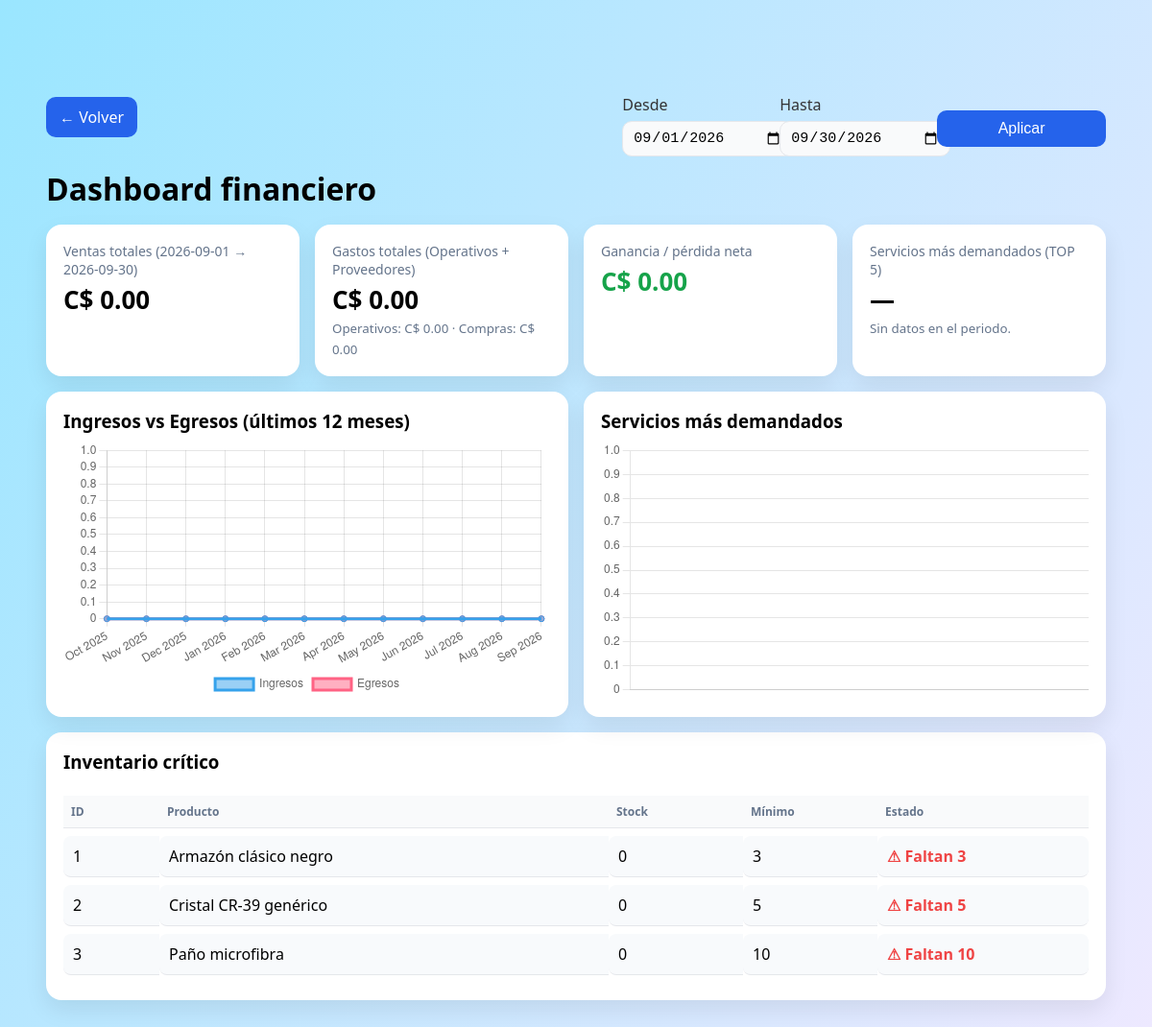
The app's page /COntabilidad/dashboard_financiero.php (signed in) with its own data.
### tables this page shows
CREATE TABLE IF NOT EXISTS productos (
  id_producto INT UNSIGNED AUTO_INCREMENT PRIMARY KEY,
  sku VARCHAR(40) NULL,
  nombre VARCHAR(150) NOT NULL,
  tipo ENUM('Marco','Lente','Accesorio','Insumo') NOT NULL DEFAULT 'Marco',
  unidad ENUM('u','par') NOT NULL DEFAULT 'u',
  precio_venta DECIMAL(14,2) NOT NULL DEFAULT 0.00,
  costo_promedio DECIMAL(14,4) NOT NULL DEFAULT 0.0000,
  stock_minimo DECIMAL(12,3) NOT NULL DEFAULT 0.000,
  stock_actual DECIMAL(12,3) NOT NULL DEFAULT 0.000,
  activo TINYINT(1) NOT NULL DEFAULT 1,
  notas TEXT NULL,
  UNIQUE KEY uq_productos_sku (sku)
);

### COntabilidad/dashboard_financiero.php (the view, shortened to what this page needs)
<?php
$conn = conectarDB();
function fetch_value($stmt){
  $stmt->execute();
  $res = $stmt->get_result();
  $row = $res ? $res->fetch_row() : [0];
  return (float)($row[0] ?? 0);
}
function table_exists(mysqli $c, string $t): bool {
  $r = $c->query("SHOW TABLES LIKE '$t'");
  return $r && $r->num_rows > 0;
}
$hoy = new DateTime('now');
$desde = $_GET['desde'] ?? (new DateTime($hoy->format('Y-m-01')))->format('Y-m-d');
$hasta = $_GET['hasta'] ?? (new DateTime($hoy->format('Y-m-t')))->format('Y-m-d');
$q_ingresos = $conn->prepare("
  SELECT COALESCE(SUM(monto),0)
  FROM pagos
  WHERE DATE(fecha_pago) BETWEEN ? AND ?
");
$q_ingresos->bind_param('ss', $desde, $hasta);
$ingresos_tot = fetch_value($q_ingresos);
$q_gop = $conn->prepare("
  SELECT COALESCE(SUM(monto),0)
  FROM gastos_operativos
  WHERE DATE(fecha) BETWEEN ? AND ?
");
$q_gop->bind_param('ss', $desde, $hasta);
$gop_tot = fetch_value($q_gop);
$q_comp = $conn->prepare("
  SELECT COALESCE(SUM(total),0)
  FROM compras
  WHERE DATE(fecha) BETWEEN ? AND ?
");
$q_comp->bind_param('ss', $desde, $hasta);
$compras_tot = fetch_value($q_comp);
$egresos_tot = $gop_tot + $compras_tot;
$neto = $ingresos_tot - $egresos_tot;
$serie_labels=[]; $serie_ing=[]; $serie_egr=[];
$periodo = new DatePeriod(
  (new DateTime('first day of -11 months'))->setTime(0,0),
  new DateInterval('P1M'),
  (new DateTime('first day of next month'))->setTime(0,0)
);
foreach ($periodo as $m) {
  $ini = $m->format('Y-m-01');
  $fin = $m->format('Y-m-t');
  $serie_labels[] = $m->format('M Y');
  $stmtI = $conn->prepare("SELECT COALESCE(SUM(monto),0) FROM pagos WHERE DATE(fecha_pago) BETWEEN ? AND ?");
  $stmtI->bind_param('ss', $ini, $fin);
  $ing = fetch_value($stmtI);
  $stmtGO = $conn->prepare("SELECT COALESCE(SUM(monto),0) FROM gastos_operativos WHERE DATE(fecha) BETWEEN ? AND ?");
  $stmtGO->bind_param('ss', $ini, $fin);
  $go = fetch_value($stmtGO);
  $stmtC = $conn->prepare("SELECT COALESCE(SUM(total),0) FROM compras WHERE DATE(fecha) BETWEEN ? AND ?");
  $stmtC->bind_param('ss', $ini, $fin);
  $cm = fetch_value($stmtC);
  $serie_ing[] = round($ing,2);
  $serie_egr[] = round($go + $cm, 2);
}
$top_labels=[]; $top_values=[];
$criticos = [];
$criticos_error = '';
if (!table_exists($conn,'productos')) {
  $criticos_error = "No existe la tabla productos.";
} elseif (!table_exists($conn,'detalle_compra')) {
  $criticos_error = "No existe la tabla detalle_compra.";
} else {
  $sqlCrit = "
    SELECT
      p.id_producto,
      p.nombre,
      COALESCE(c.entradas,0) AS stock,
      COALESCE(p.stock_minimo,0) AS stock_minimo
    FROM productos p
    LEFT JOIN (
      SELECT LOWER(TRIM(d.producto)) AS nom_compras,
             SUM(d.cantidad) AS entradas
      FROM detalle_compra d
      GROUP BY LOWER(TRIM(d.producto))
    ) c
      ON LOWER(TRIM(p.nombre)) = c.nom_compras
    WHERE p.stock_minimo IS NOT NULL
      AND COALESCE(c.entradas,0) <= p.stock_minimo
    ORDER BY stock ASC, p.stock_minimo ASC
    LIMIT 100
  ";
  if ($resC = $conn->query($sqlCrit)) {
    while ($row = $resC->fetch_assoc()) { $criticos[] = $row; }
  } else {
    $criticos_error = "Error calculando inventario crítico: " . $conn->error;
  }
}
?>
<!DOCTYPE html>
<html lang="es">
<head>
  <link rel="stylesheet" href="contabilidad.css?v=7">
</head>
<body style="background:linear-gradient(120deg,#9ae6ff,#7c4dff20)">
  <div class="wrap">
    <div class="topbar">
      <a class="btn" href="panel_contabilidad.php">← Volver</a>
      <form class="filters" method="get" style="display:flex;gap:8px;align-items:center">
        <label>Desde <input type="date" name="desde" value="<?php echo htmlspecialchars($desde); ?>"></label>
        <label>Hasta <input type="date" name="hasta" value="<?php echo htmlspecialchars($hasta); ?>"></label>
        <button class="btn" type="submit">Aplicar</button>
      </form>
    </div>
    <h1 style="margin:6px 0 10px 0">Dashboard financiero</h1>
    <div class="kpis">
      <div class="card">
        <div class="kpi-title">Ventas totales (<?php echo $desde; ?> → <?php echo $hasta; ?>)</div>
        <div class="kpi-value">C$ <?php echo number_format($ingresos_tot,2); ?></div>
      </div>
      <div class="card">
        <div class="kpi-title">Gastos totales (Operativos + Proveedores)</div>
        <div class="kpi-value">C$ <?php echo number_format($egresos_tot,2); ?></div>
        <small style="color:#64748b">Operativos: C$ <?php echo number_format($gop_tot,2); ?> · Compras: C$ <?php echo number_format($compras_tot,2); ?></small>
      </div>
      <div class="card">
        <div class="kpi-title">Ganancia / pérdida neta</div>
        <div class="kpi-value" style="color:<?php echo $neto>=0?'#16a34a':'#ef4444'; ?>">
          C$ <?php echo number_format($neto,2); ?>
        </div>
      </div>
      <div class="card">
        <div class="kpi-title">Servicios más demandados (TOP 5)</div>
        <div class="kpi-value"><?php echo count($top_labels)?htmlspecialchars($top_labels[0]):'—'; ?></div>
        <small style="color:#64748b">
          <?php echo count($top_labels)>1 ? 'Luego: '.htmlspecialchars(implode(', ', array_slice($top_labels,1))) : (count($top_labels)?'':'Sin datos en el periodo.'); ?>
        </small>
      </div>
    </div>
    <div class="grid2">
      <div class="card">
        <h3 style="margin:0 0 8px 0">Ingresos vs Egresos (últimos 12 meses)</h3>
        <canvas id="lineIE" height="160"></canvas>
      </div>
      <div class="card">
        <h3 style="margin:0 0 8px 0">Servicios más demandados</h3>
        <canvas id="barTop" height="160"></canvas>
      </div>
    </div>
    <div class="card" style="margin-top:16px">
      <h3 style="margin:0 0 10px 0">Inventario crítico</h3>
      <?php if(empty($criticos) && !$criticos_error): ?>
        <p style="color:#64748b">No hay productos en nivel crítico.</p>
      <?php elseif(!empty($criticos)): ?>
      <table class="table">
        <thead><tr><th>ID</th><th>Producto</th><th>Stock</th><th>Mínimo</th><th>Estado</th></tr></thead>
        <tbody>
          <?php foreach($criticos as $p):
            $falt = max(0, $p['stock_minimo'] - $p['stock']); ?>
            <tr>
              <td style="width:80px"><?php echo (int)$p['id_producto']; ?></td>
              <td><?php echo htmlspecialchars($p['nombre']); ?></td>
              <td style="width:120px"><?php echo (float)$p['stock']; ?></td>
              <td style="width:120px"><?php echo (float)$p['stock_minimo']; ?></td>
              <td style="width:200px">
                <?php echo $falt>0 ? '<span class="badge-neg">⚠ Faltan '.(float)$falt.'</span>' : 'Al límite'; ?>
              </td>
            </tr>
          <?php endforeach; ?>
        </tbody>
      </table>
      <?php endif; ?>
    </div>
  </div>
<script>
const labels    = <?php echo json_encode($serie_labels); ?>;
const dataIng   = <?php echo json_encode($serie_ing); ?>;
const dataEgr   = <?php echo json_encode($serie_egr); ?>;
const topLabels = <?php echo json_encode($top_labels); ?>;
const topValues = <?php echo json_encode($top_values); ?>;
new Chart(document.getElementById('lineIE'), {
  type:'line',
  data:{ labels, datasets:[
    { label:'Ingresos', data:dataIng, tension:.35 },
    { label:'Egresos', data:dataEgr, tension:.35 }
  ]},
  options:{ responsive:true, plugins:{ legend:{ position:'bottom'} }, scales:{ y:{ beginAtZero:true } } }
});
new Chart(document.getElementById('barTop'), {
  type:'bar',
  data:{ labels:topLabels, datasets:[{ label:'Veces', data:topValues }]},
  options:{ responsive:true, plugins:{ legend:{ display:false } }, scales:{ y:{ beginAtZero:true, precision:0 } } }
});
</script>
</body>
</html>

### COntabilidad/contabilidad.css (style rules this page uses)
body { font-family: 'Segoe UI', sans-serif; position: relative; margin: 0; padding: 40px; display: flex; justify-content: center; }
body { --c-0: hsla(181, 79%, 51%, 1); --y-0: 96%; --x-0: 11%; --c-1: hsla(258, 100%, 64%, 1); --x-1: 92%; --y-1: 89%; --y-2: 7%; --x-2: 58%; --c-2: hsla(202, 95%, 54%, 1); --x-3: 62%; --c-3: hsla(225, 76%, 52%, 1); --y-3: 35%; --x-4: 2%; --y-4: 63%; --c-4: hsla(218, 81%, 92%, 1); ; background-color: hsla(258, 82%, 70%, 1); background-image: radial-gradient(circle at var(--x-0) var(--y-0), var(--c-0) var(--s-start-0), transparent var(--s-end-0)), radial-gradient(circle at var(--x-1) var(--y-1), var(--c-1) var(--s-start-1), transparent var(--s-end-1)), radial-gradient(circle at var(--x-2) var(--y-2), var(--c-2) var(--s-start-2), transparent var(--s-end-2)), radial-gradient(circle at var(--x-3) var(--y-3), var(--c-3) var(--s-start-3), transparent var(--s-end-3)), radial-gradient(circle at var(--x-4) var(--y-4), var(--c-4) var(--s-start-4), transparent var(--s-end-4)); animation: hero-gradient-animation 10s linear infinite alternate; background-blend-mode: normal, normal, normal, normal, normal; }
label { display: block; margin-top: 18px; font-weight: 500; color: #333; }
input, select { width: 100%; padding: 12px; margin-top: 6px; border: 1px solid #ccc; border-radius: 10px; font-size: 15px; background-color: #f9fafb; transition: border-color 0.3s; }
button { margin-top: 25px; width: 100%; background-color: #2563EB; color: white; border: none; padding: 14px; border-radius: 12px; font-size: 16px; cursor: pointer; transition: background-color 0.3s; }
table { width: 100%; border-collapse: collapse; margin-top: 15px; }
th, td { padding: 10px; border-bottom: 1px solid #e5e7eb; text-align: left; }
th { background-color: #f9fafb; color: #2563EB; }

### COntabilidad/dashboard_financiero.php (style rules this page uses)
.wrap { max-width:1200px;margin:32px auto;padding:8px }
.topbar { display:flex;gap:12px;align-items:center;justify-content:space-between;margin-bottom:12px }
.btn { background:#2563eb;color:#fff;border:none;padding:10px 14px;border-radius:10px;cursor:pointer;text-decoration:none }
.filters input { padding:8px 10px;border:1px solid #e5e7eb;border-radius:10px }
.kpis { display:grid;grid-template-columns:repeat(4,1fr);gap:16px;margin:16px 0 }
.card { background:#fff;border-radius:16px;box-shadow:0 10px 25px rgba(0,0,0,.08);padding:18px }
.kpi-title { font-size:14px;color:#64748b }
.kpi-value { font-size:26px;font-weight:700;margin-top:4px }
.grid2 { display:grid;grid-template-columns:1fr 1fr;gap:16px;margin-top:16px }
.table { width:100%;border-collapse:separate;border-spacing:0 8px }
.table th { font-size:12px;color:#64748b;text-align:left;padding:8px }
.table td { background:#f8fafc;padding:10px;border-top-left-radius:8px;border-bottom-left-radius:8px }
.table td:last-child { border-top-right-radius:8px;border-bottom-right-radius:8px }
.badge-neg { color:#ef4444;font-weight:600 }

### records on screen
productos: id_producto "1", nombre "Armazón clásico negro", stock "0", stock_minimo "3", falt "3"
productos: id_producto "2", nombre "Cristal CR-39 genérico", stock "0", stock_minimo "5", falt "5"
productos: id_producto "3", nombre "Paño microfibra", stock "0", stock_minimo "10", falt "10"

### other values on screen
$desde "2026-09-01"
$hasta "2026-09-30"
$ingresos_tot "0.00"
$egresos_tot "0.00"
$gop_tot "0.00"
$compras_tot "0.00"
$neto "0.00"
chart data {{ json_encode($serie_ing) }} [0,0,0,0,0,0,0,0,0,0,0,0]
chart data {{ json_encode($serie_egr) }} [0,0,0,0,0,0,0,0,0,0,0,0]
